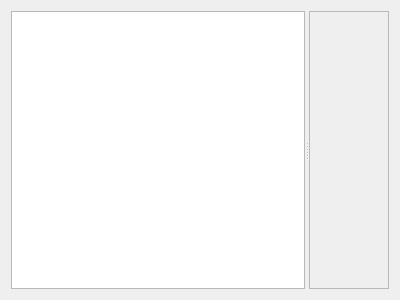
<?xml version="1.0" encoding="UTF-8"?>
<ui version="4.0">
 <class>SettingsContainer</class>
 <widget class="QWidget" name="SettingsContainer">
  <property name="geometry">
   <rect>
    <x>0</x>
    <y>0</y>
    <width>400</width>
    <height>300</height>
   </rect>
  </property>
  <property name="windowTitle">
   <string>Form</string>
  </property>
  <layout class="QVBoxLayout" name="verticalLayout">
   <item>
    <widget class="QSplitter" name="splitter">
     <property name="orientation">
      <enum>Qt::Horizontal</enum>
     </property>
     <widget class="QWidget" name="leftVerticalLayoutWidget">
      <layout class="QVBoxLayout" name="leftVerticalLayout">
       <item>
        <layout class="QHBoxLayout" name="horizontalLayout_1">
         <property name="sizeConstraint">
          <enum>QLayout::SetMinimumSize</enum>
         </property>
         <item>
          <widget class="QTreeView" name="groupsTreeView"/>
         </item>
        </layout>
       </item>
      </layout>
     </widget>
     <widget class="QWidget" name="rightVerticalLayoutWidget">
      <layout class="QVBoxLayout" name="rightVerticalLayout">
       <item>
        <widget class="QScrollArea" name="groupsPaneScrollArea">
         <property name="widgetResizable">
          <bool>true</bool>
         </property>
         <widget class="QWidget" name="scrollAreaWidgetContents">
          <property name="geometry">
           <rect>
            <x>0</x>
            <y>0</y>
            <width>81</width>
            <height>274</height>
           </rect>
          </property>
          <layout class="QVBoxLayout" name="verticalLayout_3">
           <item>
            <layout class="QVBoxLayout" name="scrollVerticalLayout">
             <item>
              <widget class="GuiManager::Widgets::SettingsPaneWidget" name="groupsPaneWidget" native="true"/>
             </item>
            </layout>
           </item>
          </layout>
         </widget>
        </widget>
       </item>
      </layout>
     </widget>
    </widget>
   </item>
  </layout>
 </widget>
 <customwidgets>
  <customwidget>
   <class>GuiManager::Widgets::SettingsPaneWidget</class>
   <extends>QWidget</extends>
   <header>widgets/SettingsPaneWidget.h</header>
   <container>1</container>
  </customwidget>
 </customwidgets>
 <resources/>
 <connections/>
</ui>
